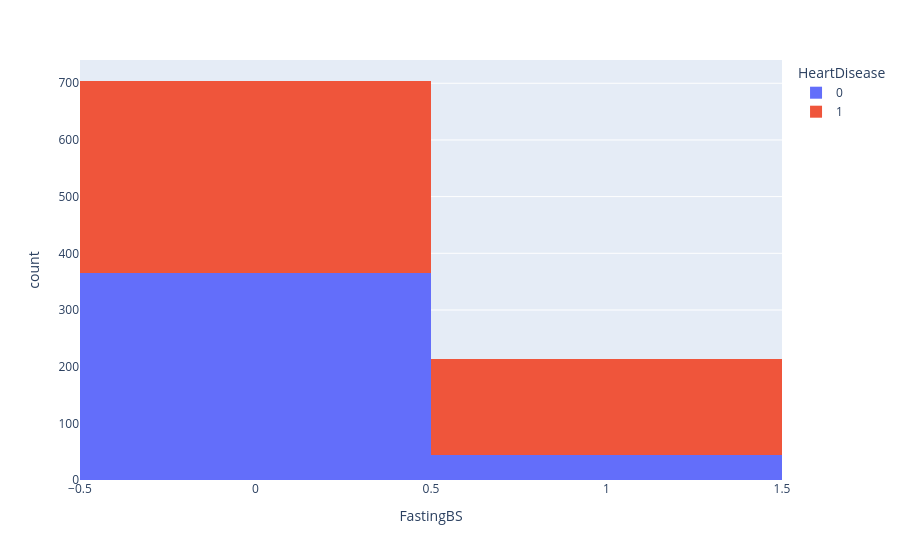

Notebook cell for this chart:
### Markdown cell above
#### FastingBS vs Heart Disease

### Code cell
px.histogram(heart_df, x='FastingBS', color='HeartDisease')

### Figure 1 — Plotly figure (JSON) as saved in the notebook; plotly's stock layout.template omitted (floating-point values rounded to 4 significant figures; data arrays with more than 128 entries replaced by an {"elided": "..."} marker saying what was removed)
{"data": [{"bingroup": "x", "hovertemplate": "HeartDisease=0<br>FastingBS=%{x}<br>count=%{y}<extra></extra>", "legendgroup": "0", "marker": {"color": "#636efa", "pattern": {"shape": ""}}, "name": "0", "orientation": "v", "showlegend": true, "type": "histogram", "x": {"elided": "410 int values"}, "xaxis": "x", "yaxis": "y"}, {"bingroup": "x", "hovertemplate": "HeartDisease=1<br>FastingBS=%{x}<br>count=%{y}<extra></extra>", "legendgroup": "1", "marker": {"color": "#EF553B", "pattern": {"shape": ""}}, "name": "1", "orientation": "v", "showlegend": true, "type": "histogram", "x": {"elided": "508 int values"}, "xaxis": "x", "yaxis": "y"}], "layout": {"barmode": "relative", "legend": {"title": {"text": "HeartDisease"}, "tracegroupgap": 0}, "margin": {"t": 60}, "xaxis": {"anchor": "y", "domain": [0, 1], "title": {"text": "FastingBS"}}, "yaxis": {"anchor": "x", "domain": [0, 1], "title": {"text": "count"}}}}
